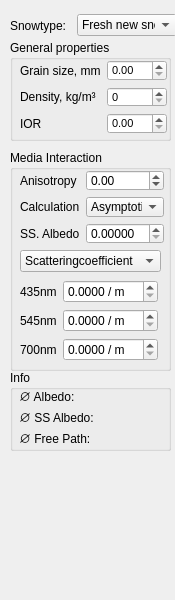
        <widget class="QWidget" name="scrollAreaWidgetContents_2">
         <property name="geometry">
          <rect>
           <x>0</x>
           <y>0</y>
           <width>175</width>
           <height>600</height>
          </rect>
         </property>
         <property name="sizePolicy">
          <sizepolicy hsizetype="Preferred" vsizetype="Expanding">
           <horstretch>0</horstretch>
           <verstretch>0</verstretch>
          </sizepolicy>
         </property>
         <property name="minimumSize">
          <size>
           <width>0</width>
           <height>600</height>
          </size>
         </property>
         <widget class="QWidget" name="horizontalLayoutWidget_2">
          <property name="geometry">
           <rect>
            <x>10</x>
            <y>10</y>
            <width>167</width>
            <height>31</height>
           </rect>
          </property>
          <layout class="QHBoxLayout" name="horizontalLayout_2">
           <property name="spacing">
            <number>6</number>
           </property>
           <property name="sizeConstraint">
            <enum>QLayout::SetDefaultConstraint</enum>
           </property>
           <item>
            <widget class="QLabel" name="snowtypeLabel">
             <property name="text">
              <string>Snowtype:</string>
             </property>
             <property name="buddy">
              <cstring>snowtypeComboBox</cstring>
             </property>
            </widget>
           </item>
           <item>
            <widget class="QComboBox" name="snowtypeComboBox">
             <property name="sizePolicy">
              <sizepolicy hsizetype="Minimum" vsizetype="Fixed">
               <horstretch>0</horstretch>
               <verstretch>0</verstretch>
              </sizepolicy>
             </property>
             <property name="maximumSize">
              <size>
               <width>100</width>
               <height>16777215</height>
              </size>
             </property>
             <property name="sizeAdjustPolicy">
              <enum>QComboBox::AdjustToContents</enum>
             </property>
             <item>
              <property name="text">
               <string>Fresh new snow</string>
              </property>
             </item>
             <item>
              <property name="text">
               <string>Dry older snow</string>
              </property>
             </item>
             <item>
              <property name="text">
               <string>Wet old snow</string>
              </property>
             </item>
             <item>
              <property name="text">
               <string>Custom</string>
              </property>
             </item>
            </widget>
           </item>
          </layout>
         </widget>
         <widget class="QGroupBox" name="snowGeneralConfigGroup">
          <property name="enabled">
           <bool>true</bool>
          </property>
          <property name="geometry">
           <rect>
            <x>10</x>
            <y>40</y>
            <width>161</width>
            <height>101</height>
           </rect>
          </property>
          <property name="title">
           <string>General properties</string>
          </property>
          <widget class="QWidget" name="formLayoutWidget_2">
           <property name="geometry">
            <rect>
             <x>10</x>
             <y>20</y>
             <width>147</width>
             <height>74</height>
            </rect>
           </property>
           <layout class="QFormLayout" name="formLayout_2">
            <property name="fieldGrowthPolicy">
             <enum>QFormLayout::AllNonFixedFieldsGrow</enum>
            </property>
            <property name="horizontalSpacing">
             <number>6</number>
            </property>
            <item row="0" column="0">
             <widget class="QLabel" name="grainsizeLabel">
              <property name="font">
               <font>
                <pointsize>9</pointsize>
               </font>
              </property>
              <property name="text">
               <string>Grain size, mm</string>
              </property>
              <property name="buddy">
               <cstring>grainsizeSpinBox</cstring>
              </property>
             </widget>
            </item>
            <item row="1" column="0">
             <widget class="QLabel" name="densityLabel">
              <property name="font">
               <font>
                <pointsize>9</pointsize>
               </font>
              </property>
              <property name="text">
               <string>Density, kg/m³</string>
              </property>
              <property name="buddy">
               <cstring>densitySpinBox</cstring>
              </property>
             </widget>
            </item>
            <item row="1" column="1">
             <widget class="QDoubleSpinBox" name="densitySpinBox">
              <property name="font">
               <font>
                <pointsize>8</pointsize>
               </font>
              </property>
              <property name="decimals">
               <number>0</number>
              </property>
              <property name="maximum">
               <double>1000.000000000000000</double>
              </property>
             </widget>
            </item>
            <item row="2" column="0">
             <widget class="QLabel" name="iorLabel">
              <property name="text">
               <string>IOR</string>
              </property>
              <property name="buddy">
               <cstring>iorSpinBox</cstring>
              </property>
             </widget>
            </item>
            <item row="2" column="1">
             <widget class="QDoubleSpinBox" name="iorSpinBox">
              <property name="enabled">
               <bool>true</bool>
              </property>
              <property name="font">
               <font>
                <pointsize>8</pointsize>
               </font>
              </property>
              <property name="singleStep">
               <double>0.010000000000000</double>
              </property>
             </widget>
            </item>
            <item row="0" column="1">
             <widget class="QDoubleSpinBox" name="grainsizeSpinBox">
              <property name="font">
               <font>
                <pointsize>8</pointsize>
               </font>
              </property>
              <property name="singleStep">
               <double>0.010000000000000</double>
              </property>
             </widget>
            </item>
           </layout>
          </widget>
         </widget>
         <widget class="QGroupBox" name="snowInteractionGroup">
          <property name="geometry">
           <rect>
            <x>10</x>
            <y>150</y>
            <width>161</width>
            <height>221</height>
           </rect>
          </property>
          <property name="title">
           <string>Media Interaction</string>
          </property>
          <widget class="QComboBox" name="snowCoeffComboBox">
           <property name="geometry">
            <rect>
             <x>10</x>
             <y>100</y>
             <width>141</width>
             <height>22</height>
            </rect>
           </property>
           <property name="currentIndex">
            <number>1</number>
           </property>
           <item>
            <property name="text">
             <string>Absorbtioncoefficient</string>
            </property>
           </item>
           <item>
            <property name="text">
             <string>Scatteringcoefficient</string>
            </property>
           </item>
           <item>
            <property name="text">
             <string>Extinctioncoefficient</string>
            </property>
           </item>
           <item>
            <property name="text">
             <string>Absorbtioncoefficient of ice</string>
            </property>
           </item>
          </widget>
          <widget class="QWidget" name="formLayoutWidget">
           <property name="geometry">
            <rect>
             <x>10</x>
             <y>130</y>
             <width>142</width>
             <height>81</height>
            </rect>
           </property>
           <layout class="QFormLayout" name="formLayout">
            <property name="fieldGrowthPolicy">
             <enum>QFormLayout::AllNonFixedFieldsGrow</enum>
            </property>
            <item row="0" column="0">
             <widget class="QLabel" name="label435">
              <property name="text">
               <string>435nm</string>
              </property>
              <property name="buddy">
               <cstring>wl435SpinBox</cstring>
              </property>
             </widget>
            </item>
            <item row="0" column="1">
             <widget class="QDoubleSpinBox" name="wl435SpinBox">
              <property name="maximumSize">
               <size>
                <width>95</width>
                <height>16777215</height>
               </size>
              </property>
              <property name="suffix">
               <string> / m</string>
              </property>
              <property name="decimals">
               <number>4</number>
              </property>
              <property name="maximum">
               <double>100000.000000000000000</double>
              </property>
              <property name="singleStep">
               <double>0.000100000000000</double>
              </property>
             </widget>
            </item>
            <item row="1" column="0">
             <widget class="QLabel" name="label545">
              <property name="text">
               <string>545nm</string>
              </property>
              <property name="buddy">
               <cstring>wl545SpinBox</cstring>
              </property>
             </widget>
            </item>
            <item row="1" column="1">
             <widget class="QDoubleSpinBox" name="wl545SpinBox">
              <property name="maximumSize">
               <size>
                <width>95</width>
                <height>16777215</height>
               </size>
              </property>
              <property name="suffix">
               <string> / m</string>
              </property>
              <property name="decimals">
               <number>4</number>
              </property>
              <property name="maximum">
               <double>100000.000000000000000</double>
              </property>
              <property name="singleStep">
               <double>0.001000000000000</double>
              </property>
             </widget>
            </item>
            <item row="2" column="0">
             <widget class="QLabel" name="label700">
              <property name="text">
               <string>700nm</string>
              </property>
              <property name="buddy">
               <cstring>wl700SpinBox</cstring>
              </property>
             </widget>
            </item>
            <item row="2" column="1">
             <widget class="QDoubleSpinBox" name="wl700SpinBox">
              <property name="maximumSize">
               <size>
                <width>95</width>
                <height>16777215</height>
               </size>
              </property>
              <property name="suffix">
               <string> / m</string>
              </property>
              <property name="decimals">
               <number>4</number>
              </property>
              <property name="maximum">
               <double>100000.000000000000000</double>
              </property>
              <property name="singleStep">
               <double>0.001000000000000</double>
              </property>
             </widget>
            </item>
           </layout>
          </widget>
          <widget class="QWidget" name="formLayoutWidget_4">
           <property name="geometry">
            <rect>
             <x>10</x>
             <y>20</y>
             <width>144</width>
             <height>74</height>
            </rect>
           </property>
           <layout class="QFormLayout" name="formLayout_5">
            <item row="0" column="0">
             <widget class="QLabel" name="asymmetryLabel">
              <property name="text">
               <string>Anisotropy</string>
              </property>
              <property name="buddy">
               <cstring>asymmetrySpinBox</cstring>
              </property>
             </widget>
            </item>
            <item row="0" column="1">
             <widget class="QDoubleSpinBox" name="asymmetrySpinBox">
              <property name="minimum">
               <double>-1.000000000000000</double>
              </property>
              <property name="maximum">
               <double>1.000000000000000</double>
              </property>
              <property name="singleStep">
               <double>0.010000000000000</double>
              </property>
             </widget>
            </item>
            <item row="1" column="0">
             <widget class="QLabel" name="label_2">
              <property name="toolTip">
               <string>Different methods exist for calculating absorbtion and scattering coefficients.</string>
              </property>
              <property name="text">
               <string>Calculation</string>
              </property>
             </widget>
            </item>
            <item row="1" column="1">
             <widget class="QComboBox" name="calculationComboBox">
              <property name="toolTip">
               <string>Different methods exist for calculating absorbtion and scattering coefficients.</string>
              </property>
              <property name="currentIndex">
               <number>1</number>
              </property>
              <item>
               <property name="text">
                <string>Phenomenological</string>
               </property>
              </item>
              <item>
               <property name="text">
                <string>Asymptotic</string>
               </property>
              </item>
              <item>
               <property name="text">
                <string>SNOWPACK (SLF)</string>
               </property>
              </item>
              <item>
               <property name="text">
                <string>General large particle</string>
               </property>
              </item>
             </widget>
            </item>
            <item row="2" column="0">
             <widget class="QLabel" name="ssAlbedoLabel">
              <property name="toolTip">
               <string>Override the calculated [Bohren &amp; Barkstrom 1974] single scattering albedo
of snow wtih the specified value.</string>
              </property>
              <property name="text">
               <string>SS. Albedo</string>
              </property>
             </widget>
            </item>
            <item row="2" column="1">
             <widget class="QDoubleSpinBox" name="ssAlbedoSpinBox">
              <property name="toolTip">
               <string>Override the calculated [Bohren &amp; Barkstrom 1974] single scattering albedo
of snow wtih the specified value.</string>
              </property>
              <property name="decimals">
               <number>5</number>
              </property>
              <property name="maximum">
               <double>1.000000000000000</double>
              </property>
              <property name="singleStep">
               <double>0.000010000000000</double>
              </property>
             </widget>
            </item>
           </layout>
          </widget>
         </widget>
         <widget class="QGroupBox" name="snowInfoGroup">
          <property name="geometry">
           <rect>
            <x>10</x>
            <y>370</y>
            <width>161</width>
            <height>81</height>
           </rect>
          </property>
          <property name="title">
           <string>Info</string>
          </property>
          <widget class="QWidget" name="formLayoutWidget_3">
           <property name="geometry">
            <rect>
             <x>9</x>
             <y>20</y>
             <width>147</width>
             <height>61</height>
            </rect>
           </property>
           <layout class="QFormLayout" name="formLayout_3">
            <item row="0" column="0">
             <widget class="QLabel" name="label">
              <property name="text">
               <string>∅ Albedo:</string>
              </property>
             </widget>
            </item>
            <item row="1" column="0">
             <widget class="QLabel" name="label_11">
              <property name="text">
               <string>∅ SS Albedo:</string>
              </property>
             </widget>
            </item>
            <item row="0" column="1">
             <widget class="QLabel" name="albedoLabel">
              <property name="text">
               <string>&lt;none&gt;</string>
              </property>
              <property name="alignment">
               <set>Qt::AlignRight|Qt::AlignTrailing|Qt::AlignVCenter</set>
              </property>
             </widget>
            </item>
            <item row="1" column="1">
             <widget class="QLabel" name="ssalbedoLabel">
              <property name="text">
               <string>&lt;none&gt;</string>
              </property>
              <property name="alignment">
               <set>Qt::AlignRight|Qt::AlignTrailing|Qt::AlignVCenter</set>
              </property>
             </widget>
            </item>
            <item row="2" column="0">
             <widget class="QLabel" name="label_3">
              <property name="text">
               <string>∅ Free Path:</string>
              </property>
             </widget>
            </item>
            <item row="2" column="1">
             <widget class="QLabel" name="mfpLabel">
              <property name="text">
               <string>&lt;none&gt;</string>
              </property>
              <property name="alignment">
               <set>Qt::AlignRight|Qt::AlignTrailing|Qt::AlignVCenter</set>
              </property>
             </widget>
            </item>
           </layout>
          </widget>
         </widget>
        </widget>
